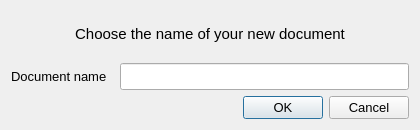
<?xml version="1.0" encoding="UTF-8"?>
<ui version="4.0">
 <class>NewDocumentWindow</class>
 <widget class="QDialog" name="NewDocumentWindow">
  <property name="geometry">
   <rect>
    <x>0</x>
    <y>0</y>
    <width>420</width>
    <height>130</height>
   </rect>
  </property>
  <property name="minimumSize">
   <size>
    <width>420</width>
    <height>130</height>
   </size>
  </property>
  <property name="maximumSize">
   <size>
    <width>420</width>
    <height>130</height>
   </size>
  </property>
  <property name="windowTitle">
   <string>New Document</string>
  </property>
  <layout class="QVBoxLayout" name="verticalLayout">
   <item>
    <widget class="QLabel" name="label_2">
     <property name="minimumSize">
      <size>
       <width>0</width>
       <height>0</height>
      </size>
     </property>
     <property name="maximumSize">
      <size>
       <width>16777215</width>
       <height>1677215</height>
      </size>
     </property>
     <property name="font">
      <font>
       <pointsize>11</pointsize>
      </font>
     </property>
     <property name="text">
      <string>Choose the name of your new document</string>
     </property>
     <property name="alignment">
      <set>Qt::AlignCenter</set>
     </property>
     <property name="wordWrap">
      <bool>true</bool>
     </property>
    </widget>
   </item>
   <item>
    <layout class="QHBoxLayout" name="horizontalLayout">
     <property name="spacing">
      <number>13</number>
     </property>
     <item>
      <widget class="QLabel" name="label">
       <property name="font">
        <font>
         <pointsize>10</pointsize>
        </font>
       </property>
       <property name="text">
        <string>Document name</string>
       </property>
      </widget>
     </item>
     <item>
      <widget class="QLineEdit" name="lineEdit_fileName">
       <property name="minimumSize">
        <size>
         <width>0</width>
         <height>27</height>
        </size>
       </property>
       <property name="font">
        <font>
         <pointsize>10</pointsize>
        </font>
       </property>
       <property name="maxLength">
        <number>100</number>
       </property>
      </widget>
     </item>
    </layout>
   </item>
   <item>
    <layout class="QHBoxLayout" name="horizontalLayout_2">
     <item>
      <spacer name="horizontalSpacer">
       <property name="orientation">
        <enum>Qt::Horizontal</enum>
       </property>
       <property name="sizeHint" stdset="0">
        <size>
         <width>40</width>
         <height>20</height>
        </size>
       </property>
      </spacer>
     </item>
     <item>
      <widget class="QLabel" name="label_incorrectFilename">
       <property name="palette">
        <palette>
         <active>
          <colorrole role="WindowText">
           <brush brushstyle="SolidPattern">
            <color alpha="255">
             <red>255</red>
             <green>0</green>
             <blue>0</blue>
            </color>
           </brush>
          </colorrole>
         </active>
         <inactive>
          <colorrole role="WindowText">
           <brush brushstyle="SolidPattern">
            <color alpha="255">
             <red>255</red>
             <green>0</green>
             <blue>0</blue>
            </color>
           </brush>
          </colorrole>
         </inactive>
         <disabled>
          <colorrole role="WindowText">
           <brush brushstyle="SolidPattern">
            <color alpha="255">
             <red>120</red>
             <green>120</green>
             <blue>120</blue>
            </color>
           </brush>
          </colorrole>
         </disabled>
        </palette>
       </property>
       <property name="font">
        <font>
         <pointsize>10</pointsize>
        </font>
       </property>
       <property name="text">
        <string/>
       </property>
      </widget>
     </item>
     <item>
      <spacer name="horizontalSpacer_2">
       <property name="orientation">
        <enum>Qt::Horizontal</enum>
       </property>
       <property name="sizeHint" stdset="0">
        <size>
         <width>40</width>
         <height>20</height>
        </size>
       </property>
      </spacer>
     </item>
     <item>
      <widget class="QDialogButtonBox" name="buttonBox">
       <property name="font">
        <font>
         <pointsize>10</pointsize>
        </font>
       </property>
       <property name="standardButtons">
        <set>QDialogButtonBox::Cancel|QDialogButtonBox::Ok</set>
       </property>
      </widget>
     </item>
    </layout>
   </item>
  </layout>
 </widget>
 <resources/>
 <connections/>
</ui>
